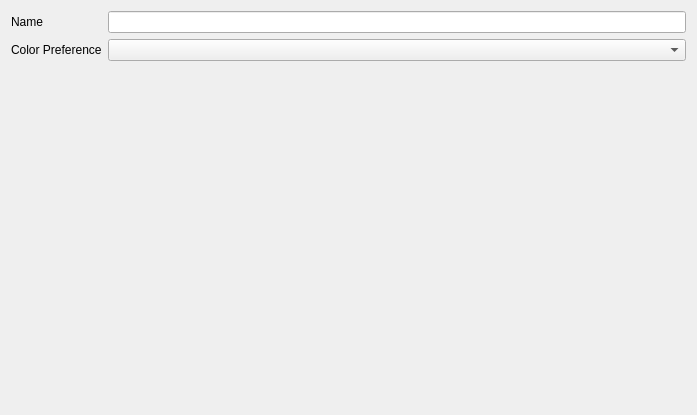
<?xml version="1.0" encoding="UTF-8"?>
<ui version="4.0">
 <class>Tab1Form</class>
 <widget class="QWidget" name="Tab1Form">
  <property name="geometry">
   <rect>
    <x>0</x>
    <y>0</y>
    <width>697</width>
    <height>415</height>
   </rect>
  </property>
  <property name="windowTitle">
   <string>Form</string>
  </property>
  <layout class="QGridLayout" name="gridLayout">
   <item row="0" column="0">
    <layout class="QFormLayout" name="formLayout">
     <item row="0" column="0">
      <widget class="QLabel" name="label">
       <property name="text">
        <string>Name</string>
       </property>
      </widget>
     </item>
     <item row="0" column="1">
      <widget class="QLineEdit" name="lineEdit"/>
     </item>
     <item row="1" column="0">
      <widget class="QLabel" name="label_2">
       <property name="text">
        <string>Color Preference</string>
       </property>
      </widget>
     </item>
     <item row="1" column="1">
      <widget class="QComboBox" name="comboBox"/>
     </item>
    </layout>
   </item>
  </layout>
 </widget>
 <resources/>
 <connections/>
</ui>
